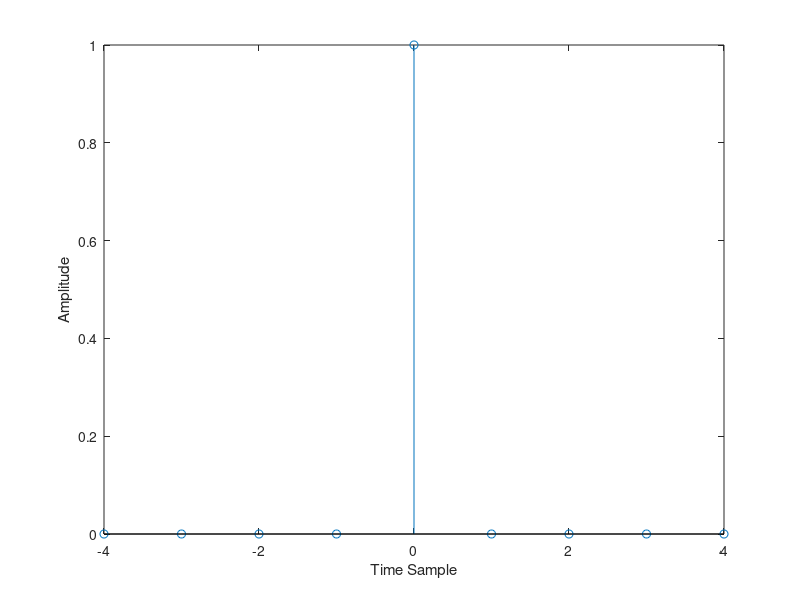

The MATLAB source for this figure:
clc;
clear all;
close all;

n=-4:4;
u_n=(n>=0);
u_n1=(n>=1);

delta_n=u_n - u_n1;

stem(n,delta_n);
xlabel('Time Sample');
ylabel('Amplitude');